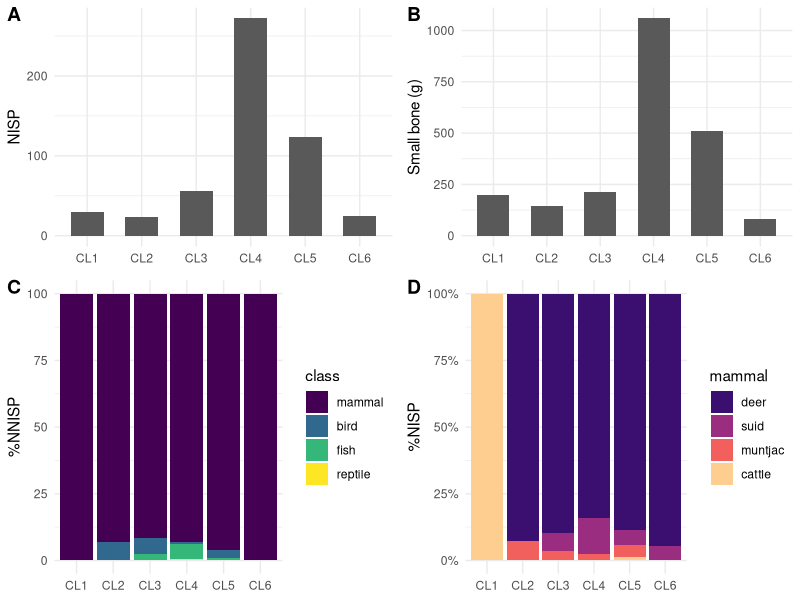
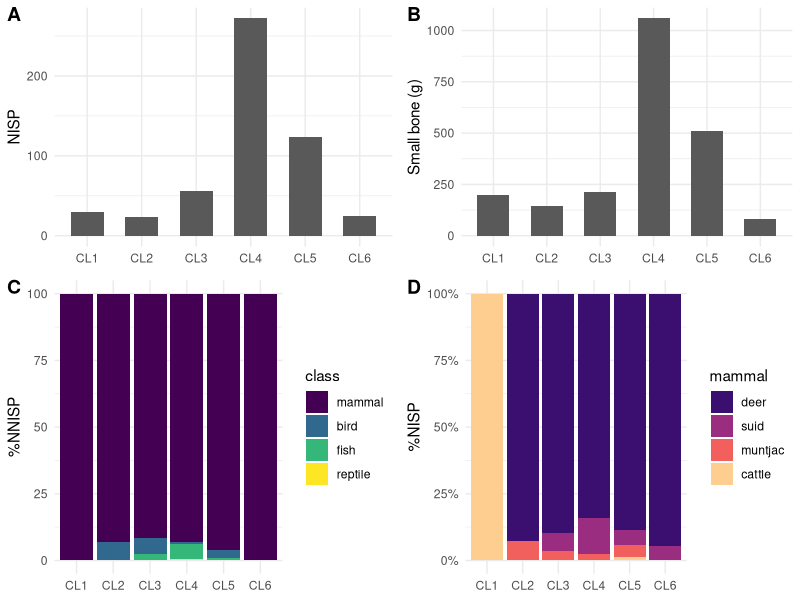

These charts were generated, in order, by the following R code: (Note: this script raises an error after producing the figures.)
library(tidyverse)
# read data
kwl_fauna <- readxl::read_excel(here::here("analysis","data","raw_data","KWL_faunal_P.xlsx"), sheet = 1,
                                col_types = "text")

kwl_fauna_HM <- readxl::read_excel(here::here("analysis","data","raw_data","KWL_faunal_HM.xlsx"), sheet = 1,
                                   col_types = "text")

kwl_fauna_broken <- readxl::read_excel(here::here("analysis","data","raw_data","broken_fauna.xlsx"), sheet = 1,
                                   col_types = "text")

sample_p <- readr::read_csv(here::here("analysis", "data", "raw_data", "kwl-list-of-sampling-squares.csv"))

kwl_chro_6 <- readxl::read_excel(here::here("analysis", "data", "raw_data", "KWL_chronology.xlsx"), sheet = 5)

# tidy chronological data
kwl_chro_tidy_6 <-
  kwl_chro_6 %>%
  mutate(area = str_sub(Pit, 5, 7), Pit = str_sub(Pit, 1, 4)) %>%
  mutate(area = ifelse(area == "", "ABCD", area)) %>%
  mutate(area = sapply(strsplit(area, ""), paste, collapse= ",")) %>%
  separate_rows(area) %>%
  pivot_longer(cols = starts_with("L"), names_to = "layer", values_to = "period") %>%
  mutate(layer = str_sub(layer, 2, 3)) %>%
  mutate(layer = ifelse(nchar(layer) == 1, paste0("0", layer), layer))

# combine faunal data of cultural layers and temporal sequences
fauna_sam <-
  kwl_fauna %>%
  mutate(Pit = paste(context, pit, sep = "")) %>%
  filter(Pit %in% sample_p$the_sq) %>%
  filter(componant == "上文化層" &!layer == "00") %>% #remove sc
  #filter(!str_detect(`總報告類別`, "[[:punct:]]+|[0-9]+")) %>%
  mutate(area = ifelse(is.na(area), "C", area)) %>% # assign an area to the blanks, which won't change the results
  left_join(kwl_chro_tidy_6, by = c("Pit" = "Pit", "layer" = "layer", "area" = "area"))

# combine faunal data of middens and temporal sequences
fauna_H_sam <-
  kwl_fauna_HM %>%
  select(-`空間號`, -`層   位`) %>%
  mutate(Pit = paste("P", pit, sep = "")) %>%
  filter(Pit %in% sample_p$the_sq) %>%
  filter(componant == "上文化層") %>%
  left_join(kwl_chro_tidy_6, by = c("Pit" = "Pit", "layer" = "layer", "area" = "area"))

# combine and tidy data from midden and cultural layers
fauna_combined_context_all <-
  rbind(fauna_sam, fauna_H_sam) %>% # combine the two datasets
  filter(!`部位/名稱` %in% c("角","犄角","角?")) %>%  #not associated with diet
  filter(!`部位/名稱`== "角基部"|!is.na(`部位/左右`)) %>% # associated with cranial parts
  mutate(`重量(g)` = as.numeric(`重量(g)`)) %>%
  group_by(taxa) %>%
  mutate(`Weight (g)` = sum(`重量(g)`, na.rm = T)) %>%
  ungroup() %>%
  mutate(period = factor(period, levels = c("CL1","CL2","CL3","CL4","CL5","CL6"), order = T)) %>%
  mutate(category = case_when(str_detect(animal, "sika")|str_detect(animal, "sambar")|
                                str_detect(animal, "e deer")~ "deer", str_detect(animal, "pig")|
                                str_detect(animal, "boar") ~ "suid", str_detect(animal, "fish") ~ "fish",
                              str_detect(animal, "cattle")|str_detect(animal, "buffalo")~ "cattle",
                              animal == "aves" ~ "bird", TRUE ~ animal)) %>%
  mutate(class = case_when(str_detect(taxa, "muntjac")|str_detect(taxa, "ammal")|str_detect(taxa, "erv")|
                             str_detect(taxa, "Sus")|str_detect(taxa, "Rattus")|str_detect(taxa, "Rusa")|
                             str_detect(taxa, "Bos")|str_detect(taxa, "Bubalus")~ "mammal",
                           str_detect(category, "fish") ~ "fish", str_detect(category, "bird") ~ "bird",
                           TRUE ~ "reptile")) %>%
  mutate(`部位/左右` = case_when(`部位/左右` == "Ｌ" ~ "L", `部位/左右` == "Ｒ" ~ "R", TRUE ~ `部位/左右`)) %>%
  mutate(category = fct_relevel(category, "deer","suid","muntjac","cattle","rat","bird","fish","turtle")) %>%
  mutate(cutmarks = ifelse(str_detect(`人為痕跡`, "切"), "yes", "no"),
         fractures = ifelse(str_detect(`人為痕跡`, "削")|str_detect(`人為痕跡`, "砍")|
                              str_detect(`人為痕跡`, "折")|str_detect(`人為痕跡`, "敲"), "yes", "no"),
         burning =  ifelse(str_detect(`人為痕跡`, "火")|str_detect(`人為痕跡`, "燒"), "yes", "no")) %>%
  filter(is.na(refitted)) # for NISP

# taxa counts
fauna_combined_taxa <-
  fauna_combined_context_all %>%
  count(taxa, `Weight (g)`) %>%
  mutate(taxa = str_replace(taxa, "cervidae", "cervid")) %>%
  mutate(taxa = case_when(str_detect(taxa, "mm") ~ paste("Indeterminate", tolower(taxa), sep =" "),
                          TRUE ~ taxa)) %>%
  mutate(`Common name` = case_when(str_detect(taxa, "Cer") ~ "Sika deer", str_detect(taxa, "Bub") ~
                                     "Water buffalo", str_detect(taxa, "Rus") ~ "Sambar deer",
                                   str_detect(taxa, "Ree") ~ "Muntjac", taxa == "Sus scrofa" ~ "Suid",
                                   str_detect(taxa, "Bos") ~ "Yellow cattle", str_detect(taxa, "Rat") ~
                                     "Rat", str_detect(taxa, "Pli") ~ "Catfish", str_detect(taxa, "Act") ~
                                     "Ray-finned fish", str_detect(taxa, "Tes") ~ "Turtle",
                                   str_detect(taxa, "cervid") ~ "Deer", taxa == "Sus scrofa domestica" ~
                                     "Domestic pig", taxa == "Aves" ~ "Birds")) %>%
  mutate(group = case_when(str_detect(`Common name`, "deer") ~ 1, str_detect(`Common name`, "Deer") ~ 2,
                           str_detect(taxa, "Sus") ~ 3, str_detect(taxa, "Bub")|str_detect(taxa, "Bos") ~ 4,
                           str_detect(taxa, "munt") ~ 5, str_detect(taxa, "Rat") ~ 6,
                           str_detect(`Common name`, "fish") ~ 7, str_detect(taxa, "Tes") ~ 8,
                           str_detect(taxa, "Ave") ~ 9, str_detect(taxa, "large m") ~ 10,
                           str_detect(taxa, "medium m") ~ 11, TRUE ~ 12)) %>%
  group_by(group) %>%
  arrange(desc(`Weight (g)`), .by_group = TRUE) %>%
  ungroup () %>%
  rename(Taxon = taxa, NISP = n) %>%
  select(Taxon, `Common name`,  NISP, `Weight (g)`) %>%
  bind_rows(summarise(., across(where(is.numeric), sum), across(where(is.character), ~"Total"))) %>%
  mutate(`Common name`= ifelse(is.na(`Common name`)|`Common name` == "Total", "-", `Common name`)) %>%
  mutate(Taxon = ifelse(Taxon == "Sus scrofa", "Sus spp.", Taxon))

# calculate MNI
fauna_combined_MNI <-
  fauna_combined_context_all %>%
  filter(!is.na(`部位/左右`)) %>%
  count(`部位/左右`, category, `部位/名稱`)

fauna_combined_context <- fauna_combined_context_all %>% filter(!taxa == "Rattus sp.") # remove rat

################### NISP & Taxonomic abundance ###################
# barplot I: NISP by period (NISP)
NISP_barplot <-
  fauna_combined_context %>%
  count(period) %>%
  drop_na() %>%
  ggplot(aes(x = period, y = n)) +
  geom_col(width = 0.6) + #geom_bar(stat = "identity", #  geom_col(width = 0.6) +  #
           #position = position_dodge2(preserve = "single"), widtg = 0.6) +
  labs(y = "NISP", x = NULL) +
  theme_minimal() +
  theme(legend.title=element_blank())

# barplot: across taxon
NISP_barplot_taxon <-
  fauna_combined_context %>%
  count(period, category) %>%
  drop_na() %>%
  ggplot(aes(x = period, y = n, fill = category)) +
  geom_bar(stat = "identity",
           position = position_dodge2(preserve = "single"), widtg = 0.6) +
  labs(y = "NISP", x = NULL) +
  theme_minimal() +
  theme(legend.title=element_blank())

# barplot II: broken bones (all taxa)
fauna_broken <-
  kwl_fauna_broken %>%
  mutate(area = ifelse(is.na(area), "C", area)) %>% # assign to blanks that won't change the pattern
  mutate(Pit = paste(context,pit, sep = "")) %>%
  filter(Pit %in% sample_p$the_sq) %>%
  left_join(kwl_chro_tidy_6) %>%
  filter(!is.na(period)) %>%
  mutate(`重量(g)` = as.numeric(`重量(g)`)) %>%
  group_by(period) %>%
  summarise(weight = sum(`重量(g)`))

fauna_broken_plot <-
  fauna_broken %>%
  mutate(period = factor(period, levels = c("CL1","CL2","CL3","CL4","CL5","CL6"), order = T)) %>%
  ggplot(aes(x= period, y= weight)) +
  geom_col(width = 0.6)+
  labs(x= NULL, y = "Small bone (g)") +
  theme_minimal()

# barplot III: classes of vertebrates by period (normed NISP across classes)
verte_class_barplot_normed <-
  fauna_combined_context %>%
  count(period, class) %>% #class
  drop_na(period, class) %>%
  mutate(NNISP = case_when(str_detect(class, "mammal") ~ n/205,
                           str_detect(class, "bird") ~ n/120,
                           str_detect(class, "fish") ~ n/150,
                           str_detect(class, "reptile") ~ n/200)) %>%
  mutate(class = factor(class, levels = c("mammal", "bird", "fish", "reptile"), ordered = TRUE)) %>%
  group_by(period) %>%
  summarise(total_per_period = sum(NNISP), across()) %>%
  mutate(`%NNISP` = (NNISP/total_per_period)*100) %>%
  ggplot(aes(x = period, y = `%NNISP`))+
  geom_bar(stat = "identity", aes(fill = class)) +
  labs(y = "%NNISP", x = NULL) +
  theme_minimal()

# barplot V: relative abundance of mammals by period
library(viridis)
verte_mammal_barplot <-
  fauna_combined_context %>%
  filter(class == "mammal") %>%
  drop_na(period, category) %>% # remove category to get absolute abundance
  mutate(category = factor(category, levels = c("deer", "suid", "muntjac", "cattle"), ordered = TRUE)) %>%
  ggplot(aes(x = period, fill = category))+
  geom_bar(position = "fill") +
  labs(y = "%NISP", x = NULL) +
  scale_y_continuous(labels = scales::percent) +
  theme_minimal() +
  scale_fill_viridis_d(option="magma", begin = 0.2, end = 0.9) +  #plasma
  guides(fill= guide_legend(title="mammal"))

library(cowplot)
top <- plot_grid(NISP_barplot, fauna_broken_plot, labels = c("A","B"))
bottom <- plot_grid(verte_class_barplot_normed, verte_mammal_barplot, labels = c('C', 'D'))
plot_grid(top, bottom, ncol = 1, align = "h", axis = 'l', rel_heights = c(1,1.2))

ggsave(here::here("analysis","figures", "NISP_pro_by_layer.png"),
       bg = "white",width = 7, height = 4, dpi = 360, units = "in")

################### ubiquity ###################
# calculate the number of units for each cultural layers
kwl_unit_per_period <-
  kwl_chro_6 %>%
  mutate(all = pmap_chr(select(., -Pit, -Grid), ~toString(unique(na.omit(c(...)))))) %>% # unite & remove duplicates
  mutate(unit = str_extract(Pit, "[A-Z]+[0-9]{3}")) %>%
  distinct(unit, .keep_all = TRUE) %>%
  mutate(CL1 = ifelse(str_detect(all, "CL1"), unit, NA)) %>% mutate(CL2 = ifelse(str_detect(all, "CL2"), unit, NA)) %>%
  mutate(CL3 = ifelse(str_detect(all, "CL3"), unit, NA)) %>% mutate(CL4 = ifelse(str_detect(all, "CL4"), unit, NA)) %>%
  mutate(CL5 = ifelse(str_detect(all, "CL5"), unit, NA)) %>% mutate(CL6 = ifelse(str_detect(all, "CL6"), unit, NA))

# count the units by cultural layers for later join
unit_by_period <-
  data.frame(unit_count = colSums(!is.na(kwl_unit_per_period))) %>%
  slice_tail(n = 6) %>%
  tibble::rownames_to_column("period")

# ubiquity of taxa from the 40 units by temporal sequences
fauna_ubiquity <-
  fauna_combined_context %>%
  select(Pit, layer, category, `重量(g)`, period, taxa) %>%
  count(period, Pit, category) %>%
  count(period, category) %>%
  drop_na(period, category) %>%
  left_join(unit_by_period) %>% # join the unit counts for each period
  mutate(ubiquity = paste(round(n/unit_count *100, 2), "%")) %>%
  select(-n, -unit_count) %>%
  pivot_wider(names_from = period, values_from = ubiquity) %>%
  arrange(category)

################### Skeletal part ###################
fauna_deer_only <-
  fauna_combined_context %>%
  filter(category %in% c("deer") & !is.na(period))

deer_element_BMD <- # based on Reitz and Wing (2008: 246, 247)
  fauna_deer_only %>%
  filter(!is.na(`部位/名稱`)) %>%
  count(`部位/名稱`,`部位/位置`) %>%
  mutate(part = paste0(`部位/名稱`,`部位/位置`)) %>%
  mutate(BMD = case_when(part == "astragaluscom." ~ 0.61, part %in% c("下顎及齒中段","下顎及齒片段","下顎骨片段", "下顎及齒前段") ~ 0.57,
         part == "下顎骨art." ~ 0.36, part == "下顎骨prox." ~ 0.61, part %in% c("尺骨art.", "尺骨com.", "尺骨prox.art.") ~ 0.45,
         part == "尺骨片段" ~ 0.44, part == "掌骨dis." ~ 0.58, part == "掌骨prox." ~ 0.69, part == "掌骨prox.art." ~ 0.56,
         part == "掌骨或蹠骨dis." ~ 0.575 , part == "掌骨或蹠骨dis.art." ~ 0.505, part == "掌骨或蹠骨prox." ~ 0.67,
         part %in% c("掌骨或蹠骨片段", "掌骨dis.sh.l") ~ 0.74, part == "橈骨dis." ~ 0.38, part == "橈骨dis.art." ~ 0.43,
         part == "橈骨prox." ~ 0.62, part == "橈骨prox.art." ~ 0.42, part %in% c("橈骨中段", "橈骨prox.art.sh.l") ~ 0.68,
         part %in% c("第1趾骨com.", "第1趾骨dis.") ~ 0.57, part  %in% c("第1趾骨片段", "趾骨片段") ~ 0.42, part == "第1趾骨prox." ~ 0.36,
         part == "第2趾骨prox." ~ 0.28, part %in% c("第2趾骨com.", "第2趾骨dis.","第2趾骨dis.art.") ~ 0.35,
         part == "第3趾骨com." ~ 0.25, part == "第二頸椎片段" ~ 0.16, part == "肋骨prox." ~ 0.26, part == "肋骨dor." ~ 0.25,
         part == "肋骨中段" ~ 0.40, part == "肋骨片段" ~ 0.24, part == "股骨dis.art." ~ 0.28, part == "股骨prox." ~ 0.36,
         part == "股骨prox.art." ~ 0.41, part %in% c("股骨中段", "股骨片段") ~ 0.57, part %in% c("肩胛骨art.", "肩胛骨dis.art.") ~ 0.36,
         part %in% c("肩胛骨dis.", "肩胛骨中段") ~ 0.49, part == "肩胛骨片段" ~ 0.34, part %in% c("肱骨dis.art.sh.", "肱骨dis.sh.")  ~ 0.63,
         part == "肱骨dis.art."  ~ 0.39, part %in% c("肱骨prox.art.", "肱骨prox.")  ~ 0.24, part %in% c("肱骨中段", "肱骨片段")  ~ 0.53,
         part == "胸椎片段" ~ 0.24, part == "胸骨片段" ~ 0.22, part == "脊椎片段"  ~ 0.27, part == "腰椎axi."  ~ 0.29,
         part %in% c("脛骨dis.", "脛骨dis.art.sh.") ~ 0.51, part == "脛骨dis.art."  ~ 0.50, part %in% c("脛骨prox.", "脛骨prox.art.") ~ 0.30,
         part %in% c("脛骨中段", "脛骨dis.art.sh.l") ~ 0.74, part == "腕骨cun.com." ~ 0.72, part == "腕骨trap.com." ~ 0.74,
         part == "腕骨sca.com." ~ 0.98, part == "腕骨unc.com." ~ 0.78, part %in% c("薦骨axi.", "薦骨片段") ~ 0.19,
         part %in% c("跗骨com.", "跗骨片段") ~ 0.62, part %in% c("跟骨com.", "跟骨片段") ~ 0.64, part == "跟骨dis.art." ~ 0.41,
         part == "蹠骨dis.art." ~ 0.50, part %in% c("蹠骨dis.sh.l", "蹠骨中段") ~ 0.74, part == "蹠骨prox." ~ 0.65,
         part == "蹠骨prox.art." ~ 0.55, part == "頸椎prox.art." ~ 0.16, part == "髖骨art." ~ 0.27, part == "髖骨isc." ~ 0.41,
         part == "髖骨ili.art." ~ 0.49,  part == "上肢骨中段" ~ 0.63)) %>%
  filter(!is.na(BMD)) %>%
  group_by(`部位/名稱`, BMD) %>%
  summarise(NISP = sum(n, na.rm = T)) %>%
  mutate(exp_NISP = case_when(`部位/名稱` %in% c("第1趾骨", "第2趾骨", "趾骨") ~ 17*8, `部位/名稱` == "第3趾骨" ~ 17*4,
                              `部位/名稱` %in% c("第二頸椎","頸椎", "薦骨", "胸骨") ~ 17*1, `部位/名稱` == "腰椎" ~ 17*6,
                              `部位/名稱` %in% c ("脊椎", "胸椎") ~ 17*13, `部位/名稱` == "肋骨" ~ 17*26,
                              TRUE ~ 17*2)) %>%
  mutate(sur_per = NISP/exp_NISP*100)

write.csv(deer_element_BMD, here::here("analysis", "data", "derived_data", "deer_BMD.csv"))

Survival_BMD <-
  deer_element_BMD %>%
  ggplot(aes(x= BMD, y= sur_per)) +
  geom_point() +
  labs(x= "Bone Mineral Density", y= "% Survivorship") +
  scale_y_continuous(breaks = seq(0, 100, by = 20)) +
  theme_minimal()

lm_sur_BMD <- summary(lm(NISP ~ BMD, data = deer_element_BMD))
cor_sur_BMD <- cor.test(deer_element_BMD$NISP, deer_element_BMD$BMD)

fauna_deer_portion <-
  fauna_deer_only %>%
  mutate(portion = case_when(
    `部位/名稱` %in% c("胸椎","腰椎","頸椎","第二頸椎","脊椎","肋骨","薦骨","胸骨") ~ "axial",
    `部位/名稱` %in% c("肩胛骨","肱骨","尺骨","橈骨") ~ "upper forelimb", #upper limb, "上肢骨"
    `部位/名稱` %in% c("脛骨","髖骨","股骨") ~ "upper hindlimb",
    `部位/名稱` %in% c("掌骨","掌骨或蹠骨","蹠骨","跗骨","腕骨","跟骨","astragalus") ~ "lower limb",
    `部位/名稱` %in% c("上顎骨","上顎及齒","下顎及齒","下顎骨","枕骨","頭骨","顱骨", "角基部") ~ "head", #
    `部位/名稱` %in% c("第1趾骨","第2趾骨","第3趾骨","趾骨") ~ "foot"))  #"上顎齒","下顎齒","臼齒","齒"

deer_metapodials <-
  fauna_deer_only %>%
  mutate(metapodials = case_when(`部位/名稱` == "掌骨" ~ "metacarpals", `部位/名稱` == "蹠骨" ~ "metatarsals",
                                 `部位/名稱` == "掌骨或蹠骨" ~ "metapodials")) %>%
  filter(!is.na(metapodials)) %>%
  count(period, metapodials)


deer_portion_plot <-
  fauna_deer_portion %>%
  select(period, portion, animal) %>%
  drop_na() %>%
  count(period, portion) %>%
  mutate(period = factor(period, levels = c("CL1","CL2","CL3","CL4","CL5","CL6"))) %>% #ordered = TRUE
  mutate(portion= factor(portion, levels = c('head','upper forelimb','upper hindlimb','axial','lower limb','foot'))) %>%
  ggplot(aes(period, n, fill = portion)) + #fill = portion
  geom_bar(stat = "identity",
           position = position_dodge2(preserve = "single"), widtg = 0.6) + #stat = "identity", position = "fill"
  labs(x = "Cultural layer", y = "NISP") +
  guides(fill= guide_legend(title="deer portion")) +
  scale_fill_viridis_d(labels = c('head','upper forelimb','upper hindlimb','axial','lower limb','foot')) +
  theme_minimal()

# long bones
deer_long_bone <-
  fauna_deer_only %>%
  filter(`部位/名稱` %in% c("脛骨","股骨","肱骨","橈骨","尺骨","上肢骨","掌骨","掌骨或蹠骨","蹠骨")) %>%
  count(period, `部位/位置`) %>%
  mutate(zone = case_when(str_detect(`部位/位置`, "prox.")|`部位/位置` == "art." ~ "proximal",
                          str_detect(`部位/位置`, "dis.") ~ "distal", str_detect(`部位/位置`, "com.") ~ "complete",
                          str_detect(`部位/位置`, "段") ~ "medial"))

long_bone_period <-
  fauna_deer_only %>%
  filter(`部位/名稱` == "上肢骨") %>%
  count(period)

deer_longbone_pro <-
  deer_long_bone %>%
  ggplot(aes(x = period, fill = zone)) +
  geom_bar(position = "fill", width = 0.7) +
  labs(y = "%NISP", x = "cultural layer") +
  scale_y_continuous(labels = scales::percent) +
  theme_minimal()

plot_grid(deer_portion_plot, Survival_BMD,
          labels = c('A', 'B'), rel_widths = c(2.2, 1), label_size = 12)

ggsave(here::here("analysis", "figures", "deer_elements.png"), h = 3, w = 10, units = "in")

################### fragmentation #######################
# calculate MNE
deer_MNE <-
  fauna_deer_only  %>%
  filter(!is.na(`部位/左右`)&is.na(overlap)) %>% #remove overlapped fragments
  count(period,`部位/左右`,`部位/名稱`,`部位/位置`) %>%
  group_by(period) %>%
  summarise(MNE = sum(n), across())

deer_NISP <- fauna_deer_only %>% count(period) %>% rename(NISP = n)

frag_index <- left_join(deer_MNE, deer_NISP) %>% mutate(index = MNE/NISP)

weight_head <-
  fauna_deer_portion %>%
  mutate(`重量(g)` = as.numeric(`重量(g)`)) %>%
  filter(portion == "head") %>%
  group_by(period) %>%
  summarise(weight = sum(`重量(g)`, na.rm = T)) %>%
  filter(!is.na(period)) %>%
  ggplot(aes(x= period, y=weight,  width=0.5)) +
  geom_bar(stat="identity")+
  theme_minimal()

#ggsave(here::here("analysis", "figures", "talk-fauna-6.png"), h = 2, w =4, units = "in")

################### Cut marks ###################
# count cut marks across taxa
fauna_total_cut <-
  fauna_combined_context %>%
  filter(cutmarks == "yes") %>%
  group_by(taxa, period) %>%
  count() %>%
  drop_na(period, taxa)

# joints of major limbs for deer
fauna_deer_joints <- # based on Lyman (2005)
  fauna_deer_portion  %>%
  mutate(part = paste0(`部位/名稱`,`部位/位置`)) %>%
  select(period, cutmarks, part, "人為痕跡", "部位/名稱") %>%
  mutate(joint = case_when(str_detect(part, "肩胛骨dis")|str_detect(part, "肩胛骨art")|str_detect(part, "肱骨prox") ~ "shoulder",
         str_detect(part, "肱骨dis")|str_detect(part, "橈骨prox")|str_detect(part, "尺骨prox")|str_detect(part, "尺骨art") ~ "elbow",
         str_detect(part, "橈骨dis")|str_detect(part, "尺骨dis")|str_detect(part, "腕骨")|str_detect(part, "掌骨prox") ~ "wrist",
         str_detect(part, "髖骨art")|str_detect(part, "髖骨ili")|str_detect(part, "股骨prox") ~ "hip",
         str_detect(part, "股骨dis")|str_detect(part, "脛骨prox") ~ "knee",
         str_detect(part, "脛骨dis")|str_detect(part, "跟骨") |str_detect(part, "跗骨")|
         str_detect(part, "astragalus")|str_detect(part, "蹠骨prox") ~ "ankle")) #"蹠骨(或掌骨)"

# deer joints with cutmarks
fauna_deer_cut <-
  fauna_deer_joints %>%
  filter(cutmarks == "yes"|str_detect("人為痕跡", "砍")) %>%
  group_by(period, joint) %>%
  count() %>%
  rename(`NISP with cutmarks` = n) %>%
  drop_na()

# deer joints in total
deer_cut_pro <-
  fauna_deer_joints %>%
  group_by(period, joint) %>%
  count() %>%
  left_join(fauna_deer_cut) %>%
  rename(NISP = n) %>%
  drop_na() %>%
  #mutate_all(funs(ifelse(is.na(.), 0, .))) %>%
  #mutate(proportion = round(`NISP with cutmarks`/NISP, 2), NNISP = NISP/2) %>% #%NNISP= NNISP/sum(NNISP)
  group_by(period) %>%
  mutate(proportion  = `NISP with cutmarks`/NISP)

# plot joins with cut marks
deer_cut_plot <-
  ggplot(deer_cut_pro, aes(x = period, y = proportion,
         fill = factor(joint, levels = (c("shoulder","elbow","wrist","hip","knee","ankle"))))) +
  geom_bar(stat = "identity", position = position_dodge2(preserve = "single")) +
  scale_color_discrete(breaks=c("CL1", "CL2", "CL3", "CL4", "CL5", "CL6")) +
  labs(x = "Cultural layer", y = "%NISP") +
  guides(fill= guide_legend(title="joints"))+
  scale_fill_viridis_d(labels=c("shoulder","elbow","wrist","hip","knee","ankle")) +
  theme_minimal()

ggsave(here::here("analysis", "figures", "deer_cutmarks.png"), w =6, h = 2.5, units = "in")

# t-test (for two groups only)
res <- deer_cut_pro %>% filter(period %in% c("CL4", "CL5"))
t.test(proportion ~ period, data = res)

################### cut marks related to skinning ###################
# Skeletal elements related to skinning
deerskin_portion <-
  fauna_deer_only %>%
  mutate(skinning_cut = case_when(
    str_detect(.$`部位/名稱`, "掌骨")|str_detect(.$`部位/名稱`, "蹠骨") ~ "metapodials",
    str_detect(.$`部位/名稱`, "腕骨")|str_detect(.$`部位/名稱`, "跗骨") ~ "carpal/tarsal",
    str_detect(.$`部位/名稱`, "趾骨") ~ "phalanges", str_detect(.$`部位/名稱`, "頸椎")|
    str_detect(.$`部位/名稱`, "枕骨") ~ "neck/tail regions", TRUE ~ "others"))

# NISP for skeletal elements related to skinning
deerskin_portion_NISP <-
  deerskin_portion %>%
  filter(!skinning_cut == "others") %>%
  group_by(period, skinning_cut) %>%
  count() %>%
  rename(NISP_skin_bone = n) %>%
  drop_na()

# plot bones associated with hide removal processes
deer_skinning_related <-
  deerskin_portion_NISP %>%
  ggplot(aes(x = period, y = NISP_skin_bone , fill = skinning_cut)) +
  scale_color_discrete(breaks=c("CL1", "CL2", "CL3", "CL4", "CL5", "CL6")) +
  geom_bar(stat = "identity", position = position_dodge2(preserve = "single")) +
  labs(x = NULL, y = "NISP") +
  scale_fill_viridis_d(labels=c('carpal/\ntarsal', 'metapodials', 'neck/\ntail regions', 'phalanges')) +
  theme_minimal()

# NISP with skinning cut marks
deerskin_portion_NISP_cut <-
  deerskin_portion %>%
  filter(!skinning_cut == "others") %>%
  filter(str_detect(`人為痕跡`, "s")) %>%
  group_by(period, skinning_cut) %>%
  count() %>%
  left_join(deerskin_portion_NISP) %>%
  mutate(proportion = n/NISP_skin_bone)

# plot the proportion of skinning bones with cutmarks
deer_cut_skinning <-
  deerskin_portion_NISP_cut %>%
  ggplot(aes(x = period, y = proportion , fill = skinning_cut)) +
  scale_color_discrete(breaks=c("CL1", "CL2", "CL3", "CL4", "CL5", "CL6")) +
  geom_bar(stat = "identity", position = position_dodge2(preserve = "single")) +
  labs(x = NULL, y = "%NISP") +
  scale_fill_viridis_d(labels=c('carpal/\ntarsal', 'metapodials', 'phalanges','neck/\ntail regions')) +
  theme_minimal()

# combine
plot_grid(deer_cut, deer_cut_skinning, labels = c('A', 'B'), rel_widths = c(1, 1.55), label_size = 12)

ggsave(here::here("analysis", "figures", "deer-cut.png"), h = 4, w =8, units = "in")

# t-test
res <- t.test(cut_percent ~ period, data = fauna_deer_skin_NNISP)

###############modification################
# bones with surface modifications
burned_deer <- fauna_deer_only %>% filter(burning == "yes") %>% count(period) %>% rename(burned = n)
cutmark_deer <- fauna_deer_only %>% filter(cutmarks == "yes") %>% count(period) %>% rename(cutmarks = n)
frac_deer <- fauna_deer_only %>% filter(fractures  == "yes") %>%
  filter(`部位/名稱` %in% c("脛骨","股骨","肱骨","橈骨","上肢骨","掌骨","掌骨或蹠骨","蹠骨")) %>%
  count(period) %>% rename(fractures = n)
post_deposit <-fauna_deer_only %>% filter(!is.na(`保存狀態`)) %>% count(period) %>%
  rename(`post-deposition` = n)

list_modif <- list(burned_deer, cutmark_deer, frac_deer, post_deposit, deer_NISP)

# join
deer_modify <-
  list_modif %>%
  reduce(inner_join, by = 'period') %>%
  mutate(cut_per = round(cutmarks/NISP, 3) * 100, burn_per = round(burned/NISP, 3) * 100,
         frac_per = round(fractures/NISP, 3) * 100, post_per= round(`post-deposition`/NISP, 3) * 100) %>%
  mutate(burned = paste(burned, paste0("(", burn_per, " %)")),
         cutmarks = paste(cutmarks, paste0("(", cut_per, " %)")),
         fractures = paste(fractures, paste0("(", frac_per, " %)")),
         `post-deposition` = paste(`post-deposition`, paste0("(", post_per, " %)"))) %>%
  rename(`cut marks` = cutmarks) %>%
  select(-cut_per, -frac_per, -burn_per, -post_per)

# other exploration
root <-fauna_deer_only %>% filter(str_detect(`保存狀態`, "X")) %>% count(period) %>% left_join(deer_NISP) %>%
  mutate(root_per = n/NISP)
weather <-fauna_deer_only %>% filter(str_detect(`保存狀態`, "$")) %>% count(period) %>% left_join(deer_NISP) %>%
  mutate(weather_per = n/NISP)

deer_age <-
  fauna_deer_only %>%
  filter(!is.na(`部位/左右`)&is.na(overlap)) %>% #remove overlapped fragments
  mutate(age = case_when(str_detect(`個體/年齡`, "幼")~"young", TRUE ~ "mature")) %>%
  filter(!is.na(age)) %>%
  count(period, age,`部位/左右`,`部位/名稱`)

# pig
pig_bone <-
  fauna_combined_context %>%
  filter(category == "suid") %>%
  count(period, `部位/名稱`, `部位/左右`, `個體/年齡`)
